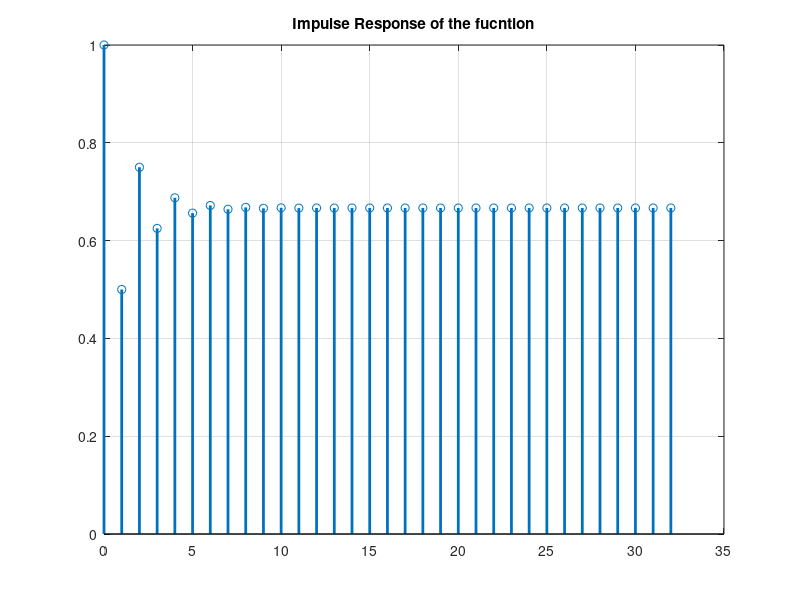

MATLAB code to generate this figure: (Note: this script raises an error after producing the figure.)
clc; clear; close all;
format compact;

% Declare Numerator and Denumerator of the Impulse response
num = [1 0 0]; den = [1 -1/2 -1/2];

[h,n] = impz(num,den);      % impulse response                           
stem(n,h,'Linewidth',2);grid on;title('Impulse Response of the fucntion');
K = SchurCohn(den); % Stability Test

function [K] = SchurCohn(A)
%%SchurCohn Test Function
L = length(A);
K = zeros(1,L);
stability = 1;
for i = 1:L
    K(L-i+1)=A(end);
    if abs(K(L-i+1))>1
        disp('Unstabale System');
        stability = 0;
        break;
    end
    A = (A - K(L-i+1)*fliplr(A))/(1-K(L-i+1)^2);
    A(end)=[];
end
if stability == 1
    disp('Stable System');
end
end
